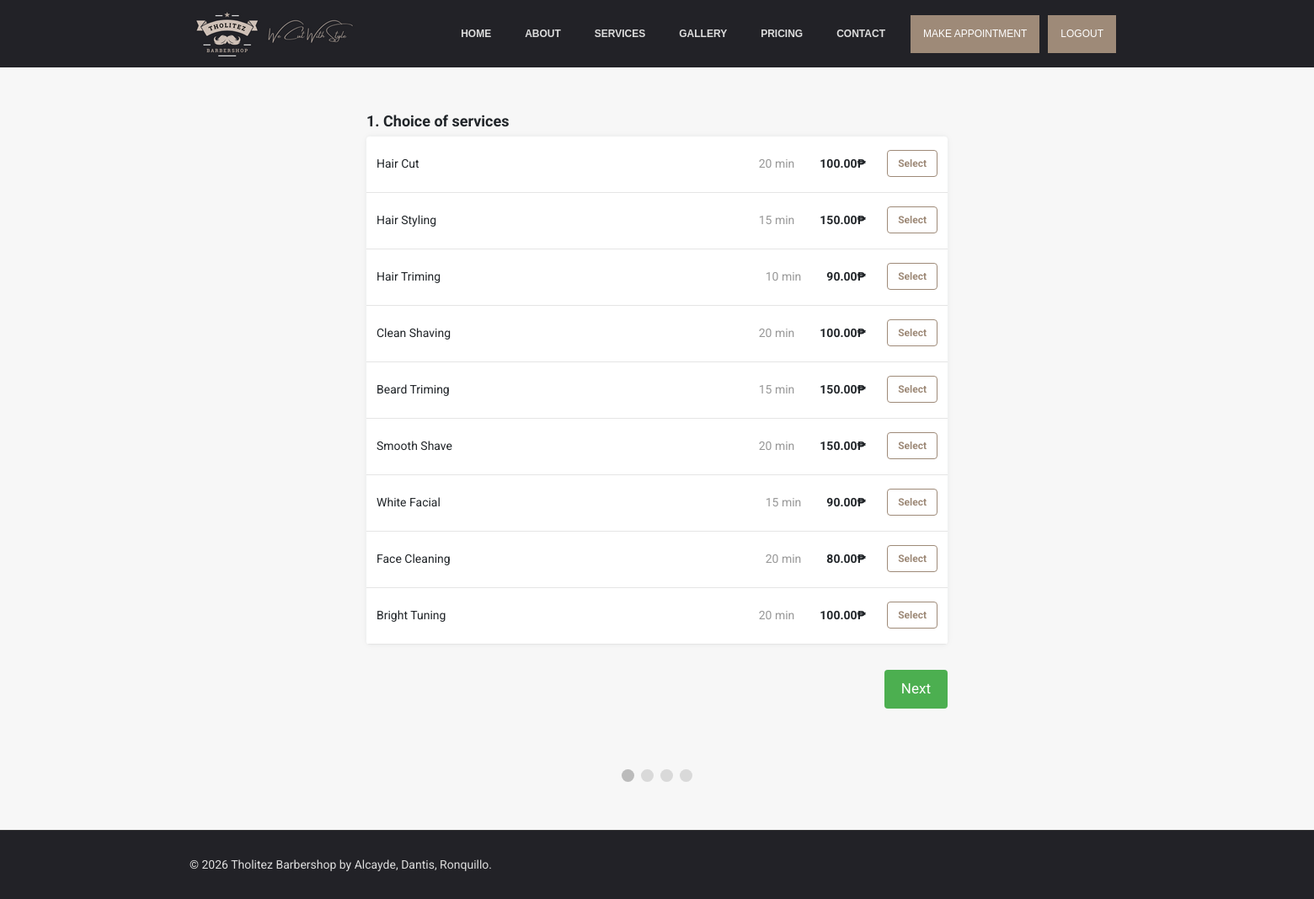
Page /appointment.php (signed in) on the committed database.
### tables this page shows
CREATE TABLE `services` (
  `service_id` int(5) NOT NULL,
  `service_name` varchar(50) NOT NULL,
  `service_description` varchar(255) NOT NULL,
  `service_price` decimal(6,2) NOT NULL,
  `service_duration` int(5) NOT NULL,
  `category_id` int(2) NOT NULL
);

### appointment.php (the view, shortened to what this page needs)
<?php
    include "Includes/templates/header.php";
    include "Includes/templates/navbar.php";
?>
<link rel="stylesheet" href="Design/css/appointment-page-style.css">
<section class="booking_section">
	<div class="container">
		<form method="post" id="appointment_form" action="appointment.php">
			<div class="select_services_div tab_reservation" id="services_tab">
				<div class="text_header">
					<span>
						1. Choice of services
					</span>
				</div>
				<div class="items_tab">
        			<?php
        				$stmt = $con->prepare("Select * from services");
                    	$stmt->execute();
                    	$rows = $stmt->fetchAll();
                    	foreach($rows as $row)
                    	{
                        	echo "<div class='itemListElement'>";
                            	echo "<div class = 'item_details'>";
                                	echo "<div>";
                                    	echo $row['service_name'];
                                	echo "</div>";
                                	echo "<div class = 'item_select_part'>";
                                		echo "<span class = 'service_duration_field'>";
                                    		echo $row['service_duration']." min";
                                    	echo "</span>";
                                    	echo "<div class = 'service_price_field'>";
    										echo "<span style = 'font-weight: bold;'>";
                                    			echo $row['service_price']."₱";
                                    		echo "</span>";
                                    	echo "</div>";
                                    ?>
                                    	<div class="select_item_bttn">
                                    		<div class="btn-group-toggle" data-toggle="buttons">
												<label class="service_label item_label btn btn-secondary">
													<input type="checkbox"  name="selected_services[]" value="<?php echo $row['service_id'] ?>" autocomplete="off">Select
												</label>
											</div>
                                    	</div>
                                    <?php
                                	echo "</div>";
                            	echo "</div>";
                        	echo "</div>";
                    	}
            		?>
    			</div>
			</div>
			<div style="overflow:auto;padding: 30px 0px;">
    			<div style="float:right;">
      				<button type="button" id="nextBtn" class="next_prev_buttons" onclick="nextPrev(1)">Next</button>
    			</div>
  			</div>
  			<div style="text-align:center;margin-top:40px;">
    			<span class="step"></span>
    			<span class="step"></span>
    			<span class="step"></span>
    			<span class="step"></span>
  			</div>
		</form>
	</div>
</section>
<?php include "Includes/templates/footer.php"; ?>

### Includes/templates/header.php (shortened to what this page needs)
<!DOCTYPE html>
<html lang="en">
	<head>
		<link rel="stylesheet" type="text/css" href="Design/css/bootstrap.min.css">
		<link rel="stylesheet" type="text/css" href="Design/fonts/css/all.min.css">
		<link rel="stylesheet" type="text/css" href="Design/css/main.css">
		<link rel="stylesheet" type="text/css" href="Design/css/responsive.css">
		<link rel="stylesheet" type="text/css" href="Design/css/barber-icons.css">
	</head>
	<body>

### Includes/templates/navbar.php (shortened to what this page needs)
<header id="header" class="header-section">
    <div class="container">
        <nav class="navbar">
            <a href="./#home-section" class="navbar-brand">
                <img src="Design/images/barbershop_logo.png" alt="Barbershop Logo">
            </a>
            <div class="d-flex menu-wrap align-items-center main-menu-container">
                <div class="mainmenu" id="mainmenu">
                    <ul class="nav">
                        <li><a href="./#home-section" onclick="logUserActivity(<?php echo $_SESSION['user_id']; ?>, 'Viewed Home');">HOME</a></li>
                        <li><a href="./#about" onclick="logUserActivity(<?php echo $_SESSION['user_id']; ?>, 'Viewed About');">ABOUT</a></li>
                        <li><a href="./#services" onclick="logUserActivity(<?php echo $_SESSION['user_id']; ?>, 'Viewed Services');">SERVICES</a></li>
                        <li><a href="./#gallery" onclick="logUserActivity(<?php echo $_SESSION['user_id']; ?>, 'Viewed Gallery');">GALLERY</a></li>
                        <li><a href="./#pricing" onclick="logUserActivity(<?php echo $_SESSION['user_id']; ?>, 'Viewed Pricing');">PRICING</a></li>
                        <li><a href="./#contact-us" onclick="logUserActivity(<?php echo $_SESSION['user_id']; ?>, 'Viewed Contact');">CONTACT</a></li>
                    </ul>
                </div>
                <div class="header-btn" style="margin-left: 10px">
                    <a href="appointment.php" class="menu-btn">Make Appointment</a>
                    <a href="logout.php" class="menu-btn">Logout</a>
                </div>
            </div>
        </nav>
    </div>
</header>
<div class="header-height" style="height: 80px;"></div>

### Includes/templates/footer.php (shortened to what this page needs)
		<footer class="footer_section">
			<div class="container">
				<div class="row">
					<div class="col-md-6 xs-padding">
						<div class="copyright">
							©
							Tholitez Barbershop by Alcayde, Dantis, Ronquillo.
						</div>
					</div>
				</div>
			</div>
		</footer>
	</body>
</html>

### Design/css/main.css (style rules this page uses)
a, a:hover { text-decoration: none !important; }
ul { display: block; list-style: none; padding: 0; margin: 0; }
label { display: block; font-weight: bold; margin-bottom: 5px; }
button { width: 100%; padding: 10px; box-sizing: border-box; background-color: #3498db; color: #fff; border: none; border-radius: 4px; cursor: pointer; }
html { scroll-behavior: smooth; }
body { font-size: 16px; background-color: white; font-family: 'Roboto', sans-serif; }
.navbar { border: medium none; -moz-border-radius: 0; -webkit-border-radius: 0; -ms-border-radius: 0; border-radius: 0; margin: 0; position: relative; padding: 0 !important; }
.header-section { transition: all .3s ease-in-out; }
.header-section { background-color:#222227; width:100%; height:80px; z-index:999; position:fixed; left:0; top:0; padding:0; display:flex; align-items:center }
.menu-wrap { position: relative; }
ul.nav>li { position: relative; }
ul.nav>li>a { color: #ddd; font-family: work sans,sans-serif; display: inline-block; vertical-align: middle; padding: 0 20px; letter-spacing: 0; font-size: 12px; font-weight: 600; text-transform: uppercase; line-height: 80px; z-index: 1; }
.header-btn { display: flex; align-items: center; }
.header-btn .menu-btn { background-color: #9e8a78; font-family: 'Work Sans', sans-serif; font-size: 12px; text-transform: uppercase; color: #fff; padding: 0 15px; height: 45px; line-height: 45px; margin-right: 10px; text-decoration: none; }
.footer_section { display: block; background-color: #222227; border-top: 1px solid #333; padding: 30px 0; }
.footer_section .copyright { font-size: 14px; color: #ddd; }

### Design/css/appointment-page-style.css (style rules this page uses)
body { background: #f7f7f7; }
.text_header { margin-bottom: 5px; font-size: 18px; font-weight: bold; line-height: 1.5; margin-top: 22px; }
.booking_section { max-width: 720px; margin: 50px auto; }
.items_tab { border-radius: 4px; background-color: white; overflow: hidden; box-shadow: 0 0 5px 0 rgba(60, 66, 87, 0.04), 0 0 10px 0 rgba(0, 0, 0, 0.04); }
.itemListElement { font-size: 14px; line-height: 1.29; border-bottom: solid 1px #e5e5e5; cursor: pointer; padding: 16px 12px 18px 12px; }
.item_details { width: auto; display: -webkit-box; display: -moz-box; display: -ms-flexbox; display: -webkit-flex; display: flex; flex-direction: row; justify-content: space-between; align-items: center; -webkit-box-orient: horizontal; -webkit-box-direction: normal; -webkit-flex-direction: row; -webkit-box-pack: justify; -webkit-justify-content: space-between; -webkit-box-align: center; -webkit-align-items: center; }
.item_label { color: #9e8a78; border-color: #9e8a78; background: white; font-size: 12px; font-weight: 700; }
.item_select_part { display: flex; -webkit-box-pack: justify; justify-content: space-between; -webkit-box-align: center; align-items: center; flex-shrink: 0; }
.select_item_bttn { width: 55px; display: flex; margin-left: 30px; -webkit-box-pack: end; justify-content: flex-end; }
.service_duration_field { text-align: right; min-width: 60px; width: auto; color: rgb(151, 151, 151); line-height: 1.29; font-size: 14px; }
.service_price_field { width: auto; display: flex; margin-left: 30px; -webkit-box-align: baseline; align-items: baseline; }
.step { height: 15px; width: 15px; margin: 0 2px; background-color: #bbbbbb; border: none; border-radius: 50%; display: inline-block; opacity: 0.5; }
.step.active { opacity: 1; }
.next_prev_buttons { background-color: #4CAF50; color: #ffffff; border: none; padding: 10px 20px; font-size: 17px; cursor: pointer; }
.tab_reservation { display: none; }

### rows in the picture
services: service_name "Hair Cut", service_duration "20", service_price "100.00"
services: service_name "Hair Styling", service_duration "15", service_price "150.00"
services: service_name "Hair Triming", service_duration "10", service_price "90.00"
services: service_name "Clean Shaving", service_duration "20", service_price "100.00"
services: service_name "Beard Triming", service_duration "15", service_price "150.00"
services: service_name "Smooth Shave", service_duration "20", service_price "150.00"
services: service_name "White Facial", service_duration "15", service_price "90.00"
services: service_name "Face Cleaning", service_duration "20", service_price "80.00"
services: service_name "Bright Tuning", service_duration "20", service_price "100.00"
